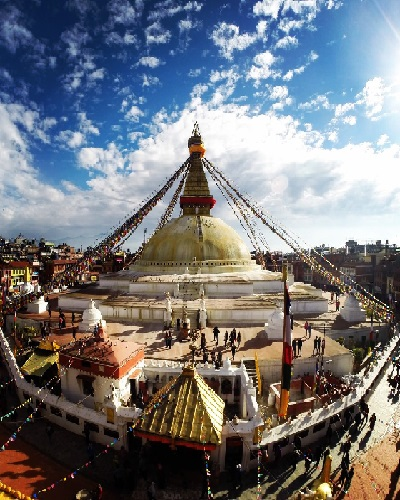
#> input picture datasets/image/example.jpg, 400 x 500 px, found by its file name
$ python 09-01_02_image-segmentation.py   (older library calls are emulated)
#> lines starting #> are read from the running program, lines starting #| are printed output that depends on the picture
# 9.1.1 K-means Image Segmentation

import matplotlib.pyplot as plt
import matplotlib.image as mpimg
from sklearn.cluster import KMeans
import numpy as np

img = mpimg.imread("datasets/image/example.jpg")
#> img is the input picture: shape (500, 400, 3); mean R, G, B 117.8, 119.1, 123.5
n, m = img.shape[0], img.shape[1]
#> n = 500; m = 400
data = img.reshape(n * m, 3)

k_list = [2, 3, 10]
for k in range(len(k_list)):
    K = k_list[k]
    kmeans = KMeans(n_clusters=K, random_state=0).fit(data)
    labels = kmeans.labels_
    centers = kmeans.cluster_centers_
    centers = centers.astype(np.int)
    print("K-%d, centers=" % K)
    print(centers)
    seg_img = []
    for i in range(len(labels)):
        seg_img.append(centers[labels[i]])
    seg_img = np.array(seg_img)
    seg_img = seg_img.reshape(n, m, 3)
    plt.subplot(1, 4, k + 1)
    plt.imshow(seg_img)
#> this loop made 3 passes
#> centers on passes 1 to 2: [[58, 54, 60], [189, 196, 199]], [[45, 36, 35], [212, 216, 217], [110, 123, 138]]
#> (printed output is left out)
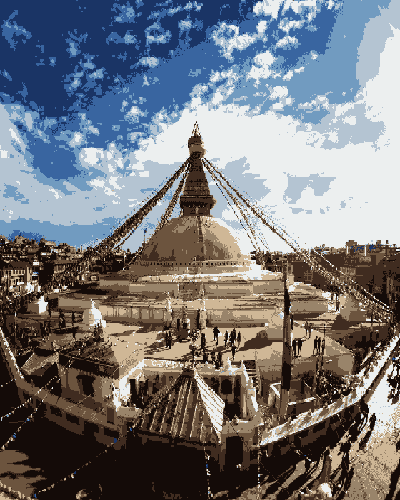
#> seg_img: shape (500, 400, 3) int64; mean of channels 0, 1, 2 117.2, 118.7, 123.1; drawn as R, G, B

plt.subplot(1, 4, 4)
plt.imshow(img)
plt.show()
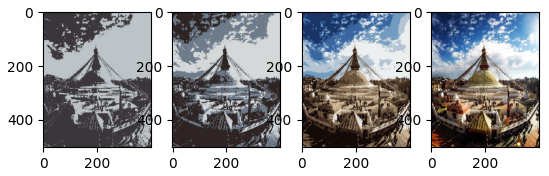
#> figure drawn by matplotlib, 4 panels
